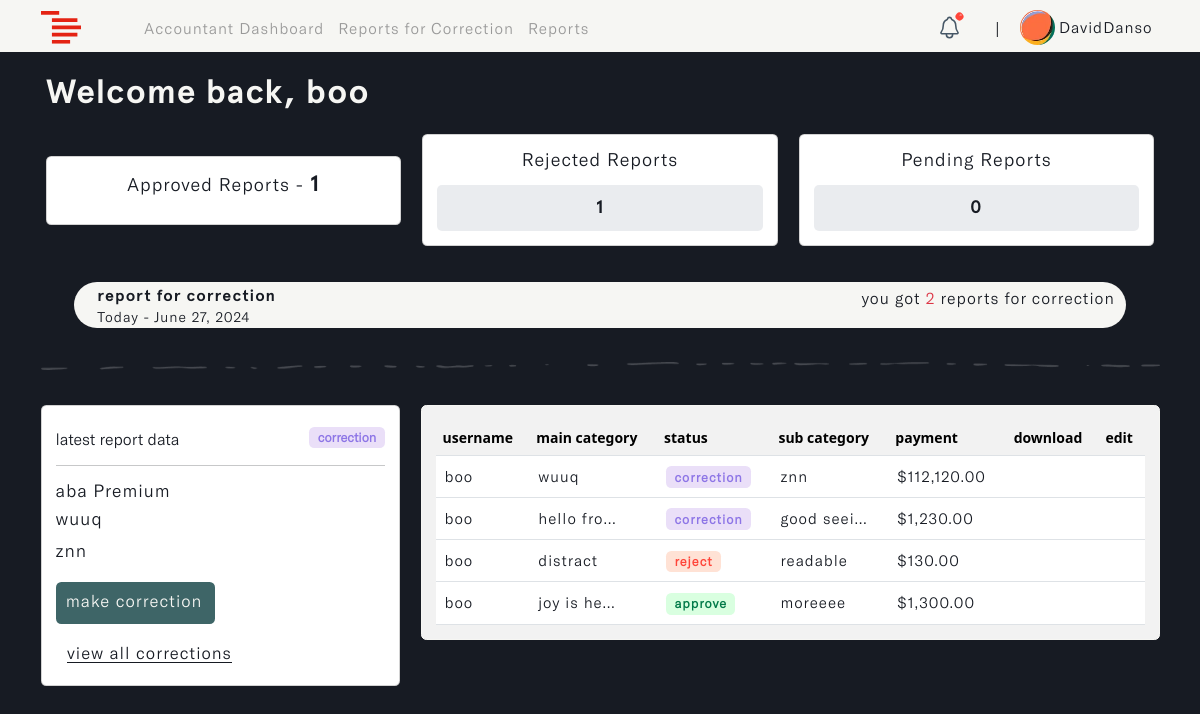
The app's page /accountant/dashboard (signed in) with its own data.
### accounts/models.py (models this page shows, shortened)
class User(AbstractUser):
    ROLES = (
        ('admin', 'Admin'),
        ('accountant', 'Accountant'),
        ('manager', 'Manager'),
    )
    role = models.CharField(max_length=20, choices=ROLES, default='admin')

class Profile(models.Model):
    user = models.OneToOneField(settings.AUTH_USER_MODEL, on_delete=models.CASCADE, blank=True, null=True)
    name = models.CharField(max_length=255, unique=True)
    username = models.CharField(max_length=255, unique=True, blank=True, null=True)
    email = models.EmailField(max_length=255, unique=True)
    updated_time_stamp = models.DateTimeField(auto_now=True)
    created_time_stamp = models.DateTimeField(auto_now_add=True)
    id = models.UUIDField(default=uuid.uuid4, primary_key=True, unique=True, editable=False)

### reports/models.py (models this page shows, shortened)
class Report(models.Model):
    STATUS = (
        ('pending', 'pending'),
        ('correction', 'correction'),
        ('approve', 'approve'),
        ('reject', 'reject')
    )
    account_owner = models.ForeignKey(Profile, on_delete=models.CASCADE, null=True, db_index=True)
    description = models.TextField(null=True, blank=True, db_index=True)
    main_category = models.CharField(max_length=255, null=True, blank=True, db_index=True)
    sub_category = models.CharField(max_length=255, null=True, blank=True, db_index=True)
    status = models.CharField(max_length=255, default="pending", null=True, blank=True, choices=STATUS, db_index=True)
    payment = models.DecimalField(max_digits=10, decimal_places=2, null=True, blank=True, db_index=True)
    updated_time_stamp = models.DateTimeField(auto_now=True, db_index=True)
    created_time_stamp = models.DateTimeField(auto_now_add=True, db_index=True)
    id = models.UUIDField(default=uuid.uuid4, primary_key=True, unique=True, editable=False)
    class Meta:
        ordering = ['-updated_time_stamp']

### accountant/views.py (the view)
# urls.py: path('dashboard', views.accountant_dashboard, name='a_dashboard'),
@login_required(login_url='login')
def accountant_dashboard(request):
    user = request.user.profile
    reports = Report.objects.select_related('account_owner').filter(account_owner=user)
    correction = next((report for report in reports if report.status == 'correction'), None)
    status_counts = Report.objects.filter(account_owner=user).aggregate(
        approve_count=Count('id', filter=Q(status='approve')),
        reject_count=Count('id', filter=Q(status='reject')),
        pending_count=Count('id', filter=Q(status='pending')),
        correction_count=Count('id', filter=Q(status='correction')),
    )
    approve_count = status_counts['approve_count']
    reject_count = status_counts['reject_count']
    pending_count = status_counts['pending_count']
    correction_count = status_counts['correction_count']
    current_date = datetime.now().strftime("%B %d, %Y")
    context = {
        'reports': reports,
        'approve_count': approve_count,
        'reject_count': reject_count,
        'pending_count': pending_count,
        'correction_count': correction_count,
        'current_date': current_date,
        'correction': correction
    }
    return render(request, 'accountant/a_dashboard.html', context)

### accountant/templates/accountant/a_dashboard.html (shortened to what this page needs)
{% load static %}
{% load widget_tweaks %}
{% load humanize %}
<!DOCTYPE html>
<html lang="en" class="js has-scroll-init has-scroll-smooth">
  <head>
    <link rel="stylesheet" href="{% static '/css/bootstrap.min.css' %}" />
    <link rel="stylesheet" href="{% static '/css/a_dashboard.css' %}" />
  </head>
  <body
    id="pageTop"
    class="page-content"
    data-spy="scroll"
    data-target="#mainNav"
  >
    {% include 'nav.html' %}
    <main>
      <div data-scroll class="page page--layout-2" id="main">
        <div id="hero">
          <div class="container-fluid">
            <div class="hero-intro">
              <h1>Welcome back, {{request.user.profile.username}}</h1>
              <div class="row" id="dashboard_card">
                <div class="col-md-4 align-self-center">
                  <div class="card" id="main_card">
                    <div class="card-body">
                      <h6>
                        approved reports - <span>{{approve_count}}</span>
                      </h6>
                    </div>
                  </div>
                </div>
                <div class="col-md-4">
                  <div class="card">
                    <div class="card-body">
                      <h6 id="rejected_">
                        rejected reports
                      </h6>
                      <div id="stats">
                        <center>
                          <small>{{reject_count}}</small>
                        </center>
                      </div>
                    </div>
                  </div>
                </div>
                <div class="col-md-4">
                  <div class="card">
                    <div class="card-body">
                      <h6 id="pending_">
                        pending reports
                      </h6>
                      <div id="stats">
                        <center>
                          <small>{{pending_count}}</small>
                        </center>
                      </div>
                    </div>
                  </div>
                </div>
              </div>
            </div>
          </div>
        </div>
        <div id="correction">
          <div class="container">
            <div class="correction-intro">
              <h2 id="h2-text">
                <span id="move_txt">
                  report for correction <br />
                  <small>Today - {{current_date}}</small>
                </span>
              </h2>
              <h2 class="align-self-center" id="h2-icon">
                you got
                <span class="text-danger">{{correction_count}}</span>
                report{{ correction_count|pluralize }} for correction
              </h2>
            </div>
            <img
              src="{% static 'images/line.png'%}"
              class="img-fluid d-flex mx-auto"
              id="page_line"
              alt="page_line"
            />
            <div class="row">
              <div class="col-md-4" id="correction-card">
                <div class="card">
                  <div class="card-body">
                    {% if correction %}
                    <small
                      >latest report data
                      <span class="badge correction"
                        >{{correction.status}}</span
                      ></small
                    >
                    <hr />
                    <h3 id="description">{{correction.description}}</h3>
                    <h3 id="main_cat">
                      {{correction.main_category}}
                    </h3>
                    <h3 id="sub_cat">
                      {{correction.sub_category}}
                    </h3>
                    <a href="#" id="corrections" class="btn">
                       make
                      correction
                    </a>
                    <a
                      href="{% url 'corrections' %}"
                      id="all_corrections"
                      class="btn"
                    >
                      <span>view all corrections</span>
                    </a>
                    {% endif %}
                  </div>
                </div>
              </div>
              <div class="col-md-8" id="reports-table">
                <div class="card">
                  <div class="card-body">
                    <table class="table table-hover" id="invoice_table">
                      <thead>
                        <tr>
                          <th scope="col">username</th>
                          <th scope="col">main category</th>
                          <th scope="col">status</th>
                          <th scope="col">sub category</th>
                          <th scope="col">payment</th>
                          <th scope="col">download</th>
                          <th scope="col">edit</th>
                        </tr>
                      </thead>
                      <tbody>
                        {% for report in reports %}
                        <tr>
                          <td>{{report.account_owner.username}}</td>
                          <td>{{report.main_category|truncatechars:10}}</td>
                          <td>
                            {% if report.status == 'pending' %}
                            <span class="badge pending">pending</span>
                            {% elif report.status == 'reject' %}
                            <span class="badge reject">reject</span>
                            {% elif report.status == 'correction' %}
                            <span class="badge correction">correction</span>
                            {% else %}
                            <span class="badge approve">approve</span>
                            {% endif %}
                          </td>
                          <td>{{report.sub_category|truncatechars:10}}</td>
                          <td>${{report.payment|floatformat:2|intcomma}}</td>
                          <td>
                          </td>
                          <td>
                          </td>
                        </tr>
                        {% endfor %}
                      </tbody>
                    </table>
                  </div>
                </div>
              </div>
            </div>
          </div>
        </div>
      </div>
    </main>
  </body>
</html>

### templates/nav.html (shortened to what this page needs)
{% load static %}
{% load active_link_tags %}
<nav class="navbar navbar-expand-lg fixed-top menu" id="mainNav">
  <div class="container">
    <a class="navbar-brand" href="#">
      <img
        src="{% static 'images/logo.svg' %}"
        class="img-fluid"
        id="logo"
        alt="logo"
      />
    </a>
    <div class="collapse navbar-collapse" id="navbarSupportedContent">
      {% if request.user.role == 'admin' %}
      <ul class="navbar-nav me-auto mb-2 mb-lg-0 left--links">
        <li class="nav-item">
          <a
            class="nav-link {% active_link 'dashboard' %}"
            href="{% url 'dashboard' %}"
            >Admin Dashboard</a
          >
        </li>
        <li class="nav-item">
          <a class="nav-link {% active_link 'users' %}" href="{% url 'users' %}"
            >Users</a
          >
        </li>
      </ul>
      {% elif request.user.role == 'accountant' %}
      <ul class="navbar-nav me-auto mb-2 mb-lg-0 left--links">
        <li class="nav-item">
          <a
            class="nav-link {% active_link 'a_dashboard' %}"
            href="{% url 'a_dashboard' %}"
            >Accountant Dashboard</a
          >
        </li>
        <li class="nav-item">
          <a
            class="nav-link {% active_link 'corrections' %}"
            href="{% url 'corrections' %}"
            >Reports for Correction</a
          >
        </li>
        <li class="nav-item">
          <a
            class="nav-link {% active_link 'reports' %}"
            href="{% url 'reports' %}"
            >Reports</a
          >
        </li>
      </ul>
      {% endif %}
      <ul class="navbar-nav mb-2 mb-lg-0" id="rightNav">
        <li class="nav-item align-self-center">
          <a class="nav-link" href="#">
            <img
              id="notification_img"
              src="{% static '/images/notifications-outline.svg' %}"
              class="img-fluid"
              alt="notification_img"
            />
            <sup
              ><img
                id="notification_dot"
                src="{% static '/images/dot.svg' %}"
                class="img-fluid"
                alt="notification_dot"
            /></sup>
          </a>
        </li>
        <li class="nav-item align-self-center" id="nav_span"><span>|</span></li>
        <li class="nav-item dropdown">
          <a class="nav-link" href="{% url 'profile' %}">
            <img
              id="profile_img"
              src="{% static '/images/avatar.webp' %}"
              class="img-fluid rounded-circle"
              alt="profile_img"
            />
            <small>{{request.user.profile.name}}</small>
          </a>
        </li>
      </ul>
    </div>
  </div>
</nav>

### static/css/a_dashboard.css (style rules this page uses)
*, *::after, *::before { box-sizing: border-box; margin: 0; padding: 0; }
html, body { box-sizing: border-box; font-size: 14px; margin: 0; padding: 0; width: 100%; overflow-x: hidden; background: var(--main-color); -webkit-font-smoothing: antialiased; -moz-osx-font-smoothing: grayscale; scroll-behavior: smooth; }
a { text-decoration: none; }
.page-content { --main-color: #171b23; --text-color: #f6f6f3; --header-font: "Apercu-Bold"; --text-font: "GTAmerica-Light"; }
a { text-decoration: none; color: var(--accent-color); }
#mainNav { transform: translateY(0); transition: padding-top 0.3s, padding-bottom 0.3s; padding-top: 3px; padding-bottom: 0px; background: var(--text-color); transform: translateY(0); opacity: 1; z-index: 9; width: 100vw; }
#profile_img { width: 35px; }
#mainNav small { font-size: 1.2rem; font-family: var(--text-font); color: var(--main-color); letter-spacing: 1px; vertical-align: middle; }
#mainNav .navbar-brand { color: #8858d1; }
.left--links a { font-family: var(--text-font); color: #999; letter-spacing: 1px; font-size: 1.2rem; line-height: normal; }
#nav_span { margin-left: 12px; margin-right: 12px; }
#notification_img { width: 25px; vertical-align: middle; }
#notification_dot { width: 9px; margin-left: -28%; margin-top: -35%; }
#hero { margin-top: 6%; }
.hero-intro { margin: 3%; }
.hero-intro h1 { font-size: 4.2vh; font-family: var(--header-font); color: var(--text-color); letter-spacing: 1px; margin-bottom: 2%; }
#dashboard_card #stats { background-color: #c1c7d157; border-radius: 5px; padding: 3%; }
#dashboard_card h6 { color: var(--main-color); letter-spacing: 1px; font-family: var(--text-font); font-size: 1.3rem; text-transform: capitalize; text-align: center; }
#dashboard_card h6 span { font-family: var(--header-font); font-size: 1.6rem; }
#dashboard_card small { color: var(--main-color); letter-spacing: 1px; font-family: var(--header-font); font-size: 1.3rem; }
#page_line { margin-top: 3%; }
#correction { margin-top: 2%; }
.correction-intro { margin: 3%; display: flex; justify-content: space-between; background-color: var(--text-color); padding: 4px; border-radius: 65px; padding-right: 1%; padding-left: 1%; }
.correction-intro h2 { font-size: 2vh; font-family: var(--text-font); color: var(--main-color); letter-spacing: 1px; line-height: 1.3; }
#move_txt { position: absolute; margin-left: 1%; font-family: var(--header-font); }
#move_txt small { font-family: var(--text-font); }
#correction-card { margin-top: 3%; }
#correction-card small { font-size: 2vh; font-family: var(--text-font); color: var(--main-color); }
#correction-card h3 { font-size: 2.2vh; font-family: var(--text-font); color: var(--main-color); letter-spacing: 1px; }
#correction-card .correction { background: #eadff8; color: #8d75e6; font-size: 1.6vh; float: right; }
#corrections { color: var(--text-color); letter-spacing: 1px; font-family: var(--text-font); font-size: 1.2rem; cursor: pointer; line-height: 1.4; background-color: #3e6567; transition: all 0.5s ease-in-out; margin-top: 3%; margin-bottom: -2%; }
#all_corrections { color: var(--main-color); letter-spacing: 1px; font-family: var(--text-font); font-size: 1.2rem; margin-top: 5%; transition: all 0.5s ease-in-out; }
#all_corrections span { border-bottom: 1px solid var(--main-color); }
#reports-table { margin-top: 3%; }
#reports-table .card { border: 1px solid var(--text-color); background: #f7f7f7f9; }
#reports-table table { margin-bottom: 0px; }
#reports-table th { background-color: transparent; }
#reports-table td { font-size: 1.9vh; font-family: var(--text-font); color: var(--main-color); letter-spacing: 1px; padding: 9px; text-transform: lowercase; }
#reports-table .correction { background: #eadff8; color: #8d75e6; font-size: 1.6vh; }
#reports-table .approve { background: #d9ffe0; color: #027a48; font-size: 1.6vh; }
#reports-table .reject { background: #ffe2d5; color: #ff4539; font-size: 1.6vh; }
@media (min-width: 1200px) { #mainNav small { font-size: 1.1rem; } }
@media (min-width: 1200px) { .left--links { margin-left: 4%; } }
@media (min-width: 1200px) { .left--links a { font-size: 1.1rem; } }

### records on screen
User: user.profile.name "DavidDanso", user.profile.username "boo"
Report: status "correction", description "aba Premium", main_category "wuuq", sub_category "znn", account_owner.username "boo", payment "112,120.00"
Report: account_owner.username "boo", main_category "hello fro…", status "correction", sub_category "good seei…", payment "1,230.00"
Report: account_owner.username "boo", main_category "distract", status "reject", sub_category "readable", payment "130.00"
Report: account_owner.username "boo", main_category "joy is he…", status "approve", sub_category "moreeee", payment "1,300.00"

### other values on screen
{{ approve_count }} "1"
{{ reject_count }} "1"
{{ pending_count }} "0"
{{ correction_count }} "2"
